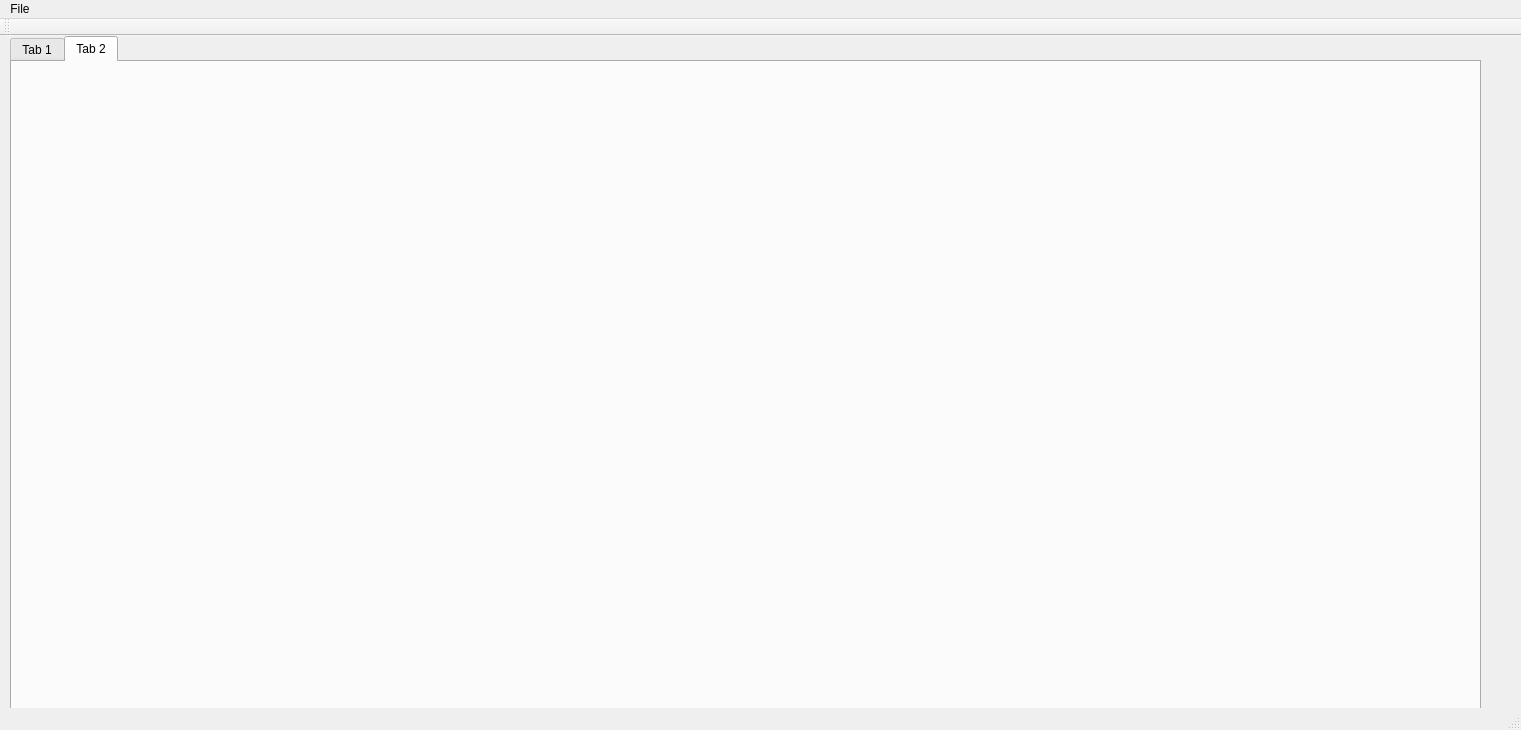
<?xml version="1.0" encoding="UTF-8"?>
<ui version="4.0">
 <class>MainWindow</class>
 <widget class="QMainWindow" name="MainWindow">
  <property name="geometry">
   <rect>
    <x>0</x>
    <y>0</y>
    <width>1521</width>
    <height>730</height>
   </rect>
  </property>
  <property name="windowTitle">
   <string>MainWindow</string>
  </property>
  <widget class="QWidget" name="centralWidget">
   <property name="sizePolicy">
    <sizepolicy hsizetype="Maximum" vsizetype="Maximum">
     <horstretch>0</horstretch>
     <verstretch>0</verstretch>
    </sizepolicy>
   </property>
   <widget class="QTabWidget" name="tabWidget">
    <property name="geometry">
     <rect>
      <x>10</x>
      <y>0</y>
      <width>1471</width>
      <height>701</height>
     </rect>
    </property>
    <property name="currentIndex">
     <number>1</number>
    </property>
    <widget class="QWidget" name="widget">
     <property name="sizePolicy">
      <sizepolicy hsizetype="Maximum" vsizetype="Maximum">
       <horstretch>0</horstretch>
       <verstretch>0</verstretch>
      </sizepolicy>
     </property>
     <attribute name="title">
      <string>Tab 1</string>
     </attribute>
     <widget class="QPlainTextEdit" name="logText">
      <property name="geometry">
       <rect>
        <x>1040</x>
        <y>290</y>
        <width>411</width>
        <height>321</height>
       </rect>
      </property>
     </widget>
     <widget class="QGraphicsView" name="mapView">
      <property name="geometry">
       <rect>
        <x>0</x>
        <y>0</y>
        <width>1001</width>
        <height>611</height>
       </rect>
      </property>
      <property name="cursor" stdset="0">
       <cursorShape>CrossCursor</cursorShape>
      </property>
      <property name="mouseTracking">
       <bool>true</bool>
      </property>
     </widget>
     <widget class="QLabel" name="label">
      <property name="geometry">
       <rect>
        <x>12</x>
        <y>2</y>
        <width>61</width>
        <height>16</height>
       </rect>
      </property>
      <property name="text">
       <string>Map View</string>
      </property>
     </widget>
     <widget class="QWidget" name="layoutWidget">
      <property name="geometry">
       <rect>
        <x>1170</x>
        <y>10</y>
        <width>236</width>
        <height>152</height>
       </rect>
      </property>
      <layout class="QVBoxLayout" name="verticalLayout">
       <item>
        <layout class="QHBoxLayout" name="horizontalLayout">
         <property name="sizeConstraint">
          <enum>QLayout::SetMinimumSize</enum>
         </property>
         <item>
          <widget class="QLabel" name="label_2">
           <property name="maximumSize">
            <size>
             <width>100</width>
             <height>40</height>
            </size>
           </property>
           <property name="text">
            <string>RegionName</string>
           </property>
          </widget>
         </item>
         <item>
          <widget class="QLineEdit" name="regionName">
           <property name="sizePolicy">
            <sizepolicy hsizetype="MinimumExpanding" vsizetype="Fixed">
             <horstretch>0</horstretch>
             <verstretch>0</verstretch>
            </sizepolicy>
           </property>
           <property name="maximumSize">
            <size>
             <width>200</width>
             <height>40</height>
            </size>
           </property>
          </widget>
         </item>
        </layout>
       </item>
       <item>
        <layout class="QHBoxLayout" name="horizontalLayout_2">
         <property name="sizeConstraint">
          <enum>QLayout::SetMinimumSize</enum>
         </property>
         <item>
          <widget class="QPushButton" name="beginButton">
           <property name="sizePolicy">
            <sizepolicy hsizetype="MinimumExpanding" vsizetype="Fixed">
             <horstretch>0</horstretch>
             <verstretch>0</verstretch>
            </sizepolicy>
           </property>
           <property name="text">
            <string>Begin Area</string>
           </property>
          </widget>
         </item>
         <item>
          <widget class="QPushButton" name="endButton">
           <property name="sizePolicy">
            <sizepolicy hsizetype="MinimumExpanding" vsizetype="Fixed">
             <horstretch>0</horstretch>
             <verstretch>0</verstretch>
            </sizepolicy>
           </property>
           <property name="text">
            <string>End Area</string>
           </property>
          </widget>
         </item>
        </layout>
       </item>
       <item>
        <layout class="QHBoxLayout" name="horizontalLayout_3">
         <property name="sizeConstraint">
          <enum>QLayout::SetMinimumSize</enum>
         </property>
         <item>
          <spacer name="horizontalSpacer">
           <property name="orientation">
            <enum>Qt::Horizontal</enum>
           </property>
           <property name="sizeHint" stdset="0">
            <size>
             <width>40</width>
             <height>20</height>
            </size>
           </property>
          </spacer>
         </item>
         <item>
          <widget class="QPushButton" name="clearButton">
           <property name="sizePolicy">
            <sizepolicy hsizetype="Fixed" vsizetype="Fixed">
             <horstretch>0</horstretch>
             <verstretch>0</verstretch>
            </sizepolicy>
           </property>
           <property name="minimumSize">
            <size>
             <width>100</width>
             <height>0</height>
            </size>
           </property>
           <property name="text">
            <string>Clear</string>
           </property>
          </widget>
         </item>
        </layout>
       </item>
       <item>
        <layout class="QHBoxLayout" name="horizontalLayout_4">
         <item>
          <spacer name="horizontalSpacer_2">
           <property name="orientation">
            <enum>Qt::Horizontal</enum>
           </property>
           <property name="sizeHint" stdset="0">
            <size>
             <width>40</width>
             <height>20</height>
            </size>
           </property>
          </spacer>
         </item>
         <item>
          <widget class="QPushButton" name="linkButton">
           <property name="text">
            <string>Link</string>
           </property>
          </widget>
         </item>
        </layout>
       </item>
      </layout>
     </widget>
    </widget>
    <widget class="QWidget" name="tab_2">
     <attribute name="title">
      <string>Tab 2</string>
     </attribute>
    </widget>
   </widget>
  </widget>
  <widget class="QMenuBar" name="menuBar">
   <property name="geometry">
    <rect>
     <x>0</x>
     <y>0</y>
     <width>1521</width>
     <height>22</height>
    </rect>
   </property>
   <widget class="QMenu" name="menuFile">
    <property name="title">
     <string>File</string>
    </property>
    <addaction name="actionOpen"/>
    <addaction name="actionSave"/>
   </widget>
   <addaction name="menuFile"/>
  </widget>
  <widget class="QToolBar" name="mainToolBar">
   <attribute name="toolBarArea">
    <enum>TopToolBarArea</enum>
   </attribute>
   <attribute name="toolBarBreak">
    <bool>false</bool>
   </attribute>
  </widget>
  <widget class="QStatusBar" name="statusBar"/>
  <action name="actionOpen">
   <property name="text">
    <string>Open</string>
   </property>
  </action>
  <action name="actionSave">
   <property name="text">
    <string>Save</string>
   </property>
  </action>
 </widget>
 <layoutdefault spacing="6" margin="11"/>
 <resources/>
 <connections>
  <connection>
   <sender>beginButton</sender>
   <signal>clicked()</signal>
   <receiver>MainWindow</receiver>
   <slot>beginRegion()</slot>
   <hints>
    <hint type="sourcelabel">
     <x>1096</x>
     <y>137</y>
    </hint>
    <hint type="destinationlabel">
     <x>653</x>
     <y>362</y>
    </hint>
   </hints>
  </connection>
  <connection>
   <sender>endButton</sender>
   <signal>clicked()</signal>
   <receiver>MainWindow</receiver>
   <slot>endRegion()</slot>
   <hints>
    <hint type="sourcelabel">
     <x>1225</x>
     <y>137</y>
    </hint>
    <hint type="destinationlabel">
     <x>653</x>
     <y>362</y>
    </hint>
   </hints>
  </connection>
  <connection>
   <sender>clearButton</sender>
   <signal>clicked()</signal>
   <receiver>MainWindow</receiver>
   <slot>clearRegion()</slot>
   <hints>
    <hint type="sourcelabel">
     <x>1238</x>
     <y>176</y>
    </hint>
    <hint type="destinationlabel">
     <x>653</x>
     <y>362</y>
    </hint>
   </hints>
  </connection>
  <connection>
   <sender>actionOpen</sender>
   <signal>triggered()</signal>
   <receiver>MainWindow</receiver>
   <slot>actionOpen()</slot>
   <hints>
    <hint type="sourcelabel">
     <x>-1</x>
     <y>-1</y>
    </hint>
    <hint type="destinationlabel">
     <x>653</x>
     <y>362</y>
    </hint>
   </hints>
  </connection>
  <connection>
   <sender>actionSave</sender>
   <signal>triggered()</signal>
   <receiver>MainWindow</receiver>
   <slot>actionSave()</slot>
   <hints>
    <hint type="sourcelabel">
     <x>-1</x>
     <y>-1</y>
    </hint>
    <hint type="destinationlabel">
     <x>653</x>
     <y>362</y>
    </hint>
   </hints>
  </connection>
  <connection>
   <sender>linkButton</sender>
   <signal>clicked()</signal>
   <receiver>MainWindow</receiver>
   <slot>link()</slot>
   <hints>
    <hint type="sourcelabel">
     <x>1373</x>
     <y>205</y>
    </hint>
    <hint type="destinationlabel">
     <x>760</x>
     <y>364</y>
    </hint>
   </hints>
  </connection>
 </connections>
 <slots>
  <slot>beginRegion()</slot>
  <slot>endRegion()</slot>
  <slot>clearRegion()</slot>
  <slot>pointClicked(QPoint)</slot>
  <slot>actionOpen()</slot>
  <slot>actionSave()</slot>
  <slot>link()</slot>
 </slots>
</ui>
